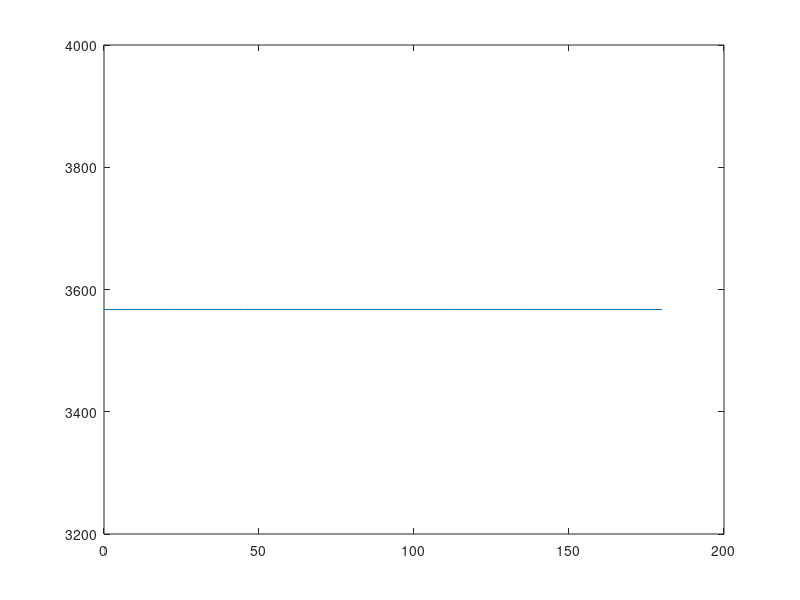

MATLAB code to generate this figure:
%% Midterm #1 Divisive Normalization
% (1) Implementation: 
%
% (2) Experimental Design: 
%
% (3) Expected Results: 
%
%

function cc_midterm1

sigma= 14.73;

% Make Stimulus:
s = [-90:270]; % preferred orientation (degrees) 

contrast = [0;12;25;50;75]; % ??????????? HOW to use contrast with pd ?? 
Time=100; 

% 7 Input Neurons: InpN 
Npd = [0,22.5,45,90,112.5,135,180]; % input NEURON orientation angles in degrees

numInp = length(Npd);
numOut = length(Npd);

% allocate and initialize neurons
inpN = zeros(numInp,length(s)); % 
outN = zeros(numOut,Time);

% allocate and initialize 3 sets of weights: 
% 1. Excitatory weights from Input to Output neurons: 

wext=[1,1,1,1,1,1,1];% initialized to 1
wInpOutExc = repmat(wext(:),1,length(s));

    % the input to output weights are set to make horizaontal directions have
    % stronger weights projecting to the horizaontal output neuron and vice versa
    Vertical = 4; 
    wInpOutExc(Vertical,:) = 5; 

% 2. InputNeurons to INHIBITORY neuron:
winp = [.5,.5,.5,.5,.5,.5,.5];
wInpINH = repmat(winp(:),1,length(s));

% 3. INHIBITORY neuron to OutputNeurons: 
winh=[-1,-1,-1,-1,-1,-1,-1]; % initialized to -1 
wINHout = repmat(winh(:),1,Time) ; 

outN(:,1) = rand(length(Time),1);    

for a=1:numInp % neuron's preferred ANGLE loop 
       
    for si=1:length(s) % loop through 361 degrees for inpN activity 
        inpN(a,si) = cosTune(s(si), Npd(a));     
    end
    
end

% inpN 7 x 361 

for t=2:Time
    % set the rates of the input neurons
     
        % cycle through the output neurons
        for i=1:numOut % loop through OutputN indexed 'i' 
            % initialize SynIn   
              SynIn = 0 ; 
            for j = 1:numInp % loop through InputN indexed 'j' 
                % (1) 1-1 Input -> Output EXC : SynIn = SynIn + InpN .* wInpOutExc
%                 SynIn =  SynIn + inpN(j) .* wInpOutExc(j,i) ;
                SynIn = dot (inpN(j,:) , wInpOutExc(j,:) ) ;
                % (2) all-1 Input -> INH : SynIn = SynIn + InpN .* wInpINH
%                 SynIn = SynIn + inpN(j) .* wInpINH(j) ;  
                SynIn = SynIn + dot(inpN(j,:),  wInpINH(j,:)) ;
                   
            end
             % (3) 1-all INH -> Output : SynIn = SynIn + InpN .* wINHout
                SynIn = SynIn + outN(i,t-1).* wINHout(t) ;   

            outN(i,t) = sigmoidN(SynIn); 
        end % outN 
    end % end of time loop


% figure;
% plot(Npd,inpN(a,:))
% hold on
% contrast(a,:) = inpN(a,:) .* (0.5 / (sigma + 0.5) );
% plot(Npd,contrast(a,:)); 
% hold off 

       
%     outfr(a) = sum(outN(:,a));
%     figure
%     plot(Npd,outN(:,i),'-*')
% end % end neuron ANGLE loop 
    outfr=[];    
    for ii=1:numOut 
         outfr(ii) = sum(outN(ii,:)); 
    end
    figure
    plot(Npd,outfr); 
%     plot(Npd,outfr,'-*')
    

end % end of user-defined function

function r = cosTune(pd, s)
% r = abs(cos(s-pd));
% Gaussian Tuning Curves: 
rmax= 52.14; % parameter from Dayan&Abbot 
sig= 14.73; % parameter from Dayan&Abbot 
r = rmax * exp( (-1/2)* ( (pd-s)/sig ).^2 );
end
% Sigmoid Activation
%   Input:  I - synaptic input
%           g - gain
%   Output: firing rate of sigmoid function
function r = sigmoidN (I) 
g=1; 
r = 36.03/(1+exp((-I)/.029  ));
end

